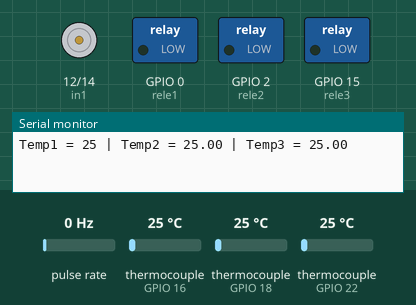
Simulated run of this sketch. Board: ESP32. Parts: motor-driver pin pairs drawn as motors (green arrow = first pin HIGH = forward, orange = second pin HIGH = backward, longer = more drive, scaled by the enable pin), switched loads named in the sketch (green lamp = pin HIGH), the last lines printed to the serial monitor. Wiring (inferred from the names in the program): pulse sensor: data GPIO 13. The test bench sets the inputs (shaded band); at power-on: pulse rate 0 Hz, thermocouple (sensors on GPIO 16, GPIO 18, GPIO 22) 25 °C.

Above: at 0.1 s.
At 10.1 s:
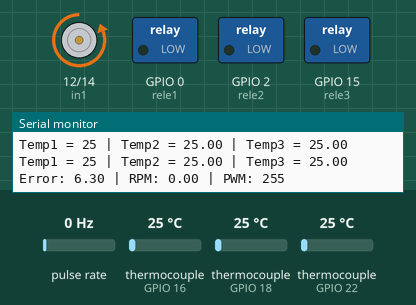
Timing chart, 0 to 11.6 s (numbered marks = the images above):
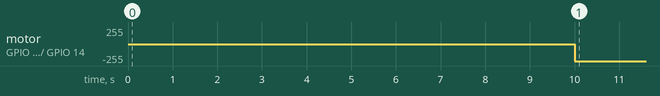

Measured:
- by itself, motor on GPIO 12 (in1) / GPIO 14 (in2): stopped → backward 255/255 at 10.0 s

The sketch:

Bioplastic2.ino
```cpp
//#include <SoftwareSerial.h>
#include "Nextion.h"
#include "max6675.h"

// Definiciones de pines y constantes
#define ENCODER_PIN 13  // Pin de interrupción para el encoder
#define PWM_PIN 27      // Pin PWM para controlar el motor
#define BUTTON_UP_PIN 4  // Botón para aumentar setpoint
#define BUTTON_DOWN_PIN 5  // Botón para reducir setpoint

// Variables globales para control de RPM
const int in1 = 12;           // Entrada 1 del puente H (dirección).
const int in2 = 14;           // Entrada 2 del puente H (dirección).
volatile unsigned long tiempoAnterior = 0;
volatile int frecuencia = 0; // Número de pulsos leídos
double RPMs = 0;
double RPMsFilter = RPMs;
double RPMsFilterAnt = 0;
double alpha = 0.2; // Filtro de media exponencial
int nRanuras = 44;  // Número de ranuras del encoder
double periodo = 10000; // Tiempo de lectura del encoder (ms)
unsigned long tiempoAhora = 0;  // Tiempo actual
float SetP = 6.3; // RPM deseada (Setpoint)
float kp =1, ki = 0.5, kd = 0.05; // Parámetros del PID
static volatile unsigned long lastTimeDebounce = 0;

// Variables PID
float error = 0, errorAnt = 0, errorAntAnt = 0;
float cv = 255, cvAnt = 255, Ts = 10; // Variable de control
float pid_p = 0;
float pid_i = 0;
float pid_d = 0;
float elapsedTime, timePrev=0;


// Variables de temperatura
const int rele1 = 0;
const int rele2 = 2;
const int rele3 = 15;

// Primer Termopar
int thermoDO_1 = 23;
int thermoCS_1 = 22;
int thermoCLK_1 = 21;
int temp1 = 0;

// Segundo Termopar
int thermoDO_2 = 19;
int thermoCS_2 = 18;
int thermoCLK_2 = 5;
int temp2 = 0;

// Tercer Termopar
int thermoDO_3 = 17;
int thermoCS_3 = 16;
int thermoCLK_3 = 4;
int temp3 = 0;


// Funciones para controlar motor
void setup() {
  Serial.begin(9600);

     // Motor PWM
  pinMode(in1, OUTPUT);
  pinMode(in2, OUTPUT);
  pinMode(ENCODER_PIN, INPUT_PULLUP);  // Encoder pin
  pinMode(BUTTON_UP_PIN, INPUT_PULLUP);  // Botón para aumentar Setpoint
  pinMode(BUTTON_DOWN_PIN, INPUT_PULLUP);  // Botón para reducir Setpoint

  // Configuración de la interrupción del encoder
  attachInterrupt(digitalPinToInterrupt(ENCODER_PIN), interrupcion0, RISING);

  pinMode(rele1, OUTPUT);
  pinMode(rele2, OUTPUT);
  pinMode(rele3, OUTPUT);

  digitalWrite(rele1, HIGH);
  digitalWrite(rele2, HIGH);
  digitalWrite(rele3, HIGH);

  // Crear las tareas FreeRTOS
    xTaskCreatePinnedToCore(
    controlMotorTask,   // Función de la tarea
    "ControlMotor",     // Nombre de la tarea
    2048,               // Tamaño del stack (ajustable)
    NULL,               // Parámetros de la tarea
    1,                  // Prioridad de la tarea
    NULL,               // Handle de la tarea
    0                   // Núcleo donde ejecutar (0 o 1)
  );

    xTaskCreatePinnedToCore(
    lecturaTemperaturasTask, // Función de la tarea para leer las temperaturas
    "LecturaTemperaturas",   // Nombre de la tarea
    4096,                    // Tamaño del stack
    NULL,                    // Parámetros de la tarea
    1,                       // Prioridad
    NULL,                    // Handle de la tarea
    0                        // Núcleo donde ejecutar (0 o 1)
  );
}

void loop() {
  // El loop no hace nada, todo se maneja en las tareas FreeRTOS
}

// Interrupción para contar pulsos del encoder
void interrupcion0() {
   // Almacenar el tiempo anterior antes de la lectura actual
    //elapsedTime = (millis() - timePrev) / 1000.0;

  static bool lastState = LOW; // Almacena el último estado del pin

  bool currentState = digitalRead(ENCODER_PIN);
  if (currentState == HIGH && lastState == LOW && (millis() - lastTimeDebounce >= 100)) {
    lastTimeDebounce = millis();
    frecuencia++;
    //Serial.print(frecuencia);
    //Serial.print(",");
  }
  lastState = currentState; // Actualizar el estado previo
  //timePrev=millis();
}

// Función PID para calcular el valor de control (CV)
float funcionPID() {
  error = SetP - RPMsFilterAnt;  // Error actual
   if (abs(error) <= 0.2) {
    error = 0;
    //integral = 0; // Evita acumulación innecesaria
  }
  //pid_p =  kp*error;
  //pid_i += error;
  //pid_d = error-errorAnt;

  //cv = pid_p + pid_i*ki + pid_d*kd;

  cv = cvAnt + (kp + (kd / Ts)) * error + (-kp + ki * Ts - (2 * kd / Ts)) * errorAnt + (kd / Ts) * errorAntAnt;
   // Limita la salida PWM entre 0 y 255
    cv = constrain(cv, 100, 255);

  // Actualizar variables de estado
  cvAnt = cv;
  errorAntAnt = errorAnt;
  errorAnt = error;
  RPMsFilterAnt=RPMsFilter;
  return cv; // Valor de control para PWM
}

// Tarea FreeRTOS para el cálculo de RPM y control PID
void controlMotorTask(void *pvParameters) {
  while (true) {
    if (millis() - tiempoAnterior >= periodo) {
      RPMs = (frecuencia * 60000.0) / ((millis() - tiempoAnterior) * nRanuras); // Calcular RPM
      RPMsFilter = RPMs;
      //RPMsFilter = alpha * RPMs + (1.0 - alpha) * RPMsFilter; // Aplicar filtro exponencial
      tiempoAnterior = millis();
      frecuencia = 0; // Reiniciar contador de pulsos

      // Calcular PID y ajustar el PWM
      int valorPID = funcionPID();
      digitalWrite(in2, HIGH);
      digitalWrite(in1, LOW);
      analogWrite(PWM_PIN, valorPID);
      //int(valorPID)

      // Imprimir valores para monitoreo
      Serial.print("Error: ");
      Serial.print(error);      // Variable de control CV

      Serial.print(" | RPM: ");
      Serial.print(RPMsFilter);  // RPM filtrada

      Serial.print(" | PWM: ");
      Serial.println(valorPID);  // RPM filtrada
    }
/*
    // Ajuste de Setpoint con botones
    if (digitalRead(BUTTON_UP_PIN) == LOW) {
      SetP += 10;  // Incrementar setpoint
      vTaskDelay(500);  // Debounce
    }
    if (digitalRead(BUTTON_DOWN_PIN) == LOW) {
      SetP -= 10;  // Reducir setpoint
      vTaskDelay(500);  // Debounce
    }*/

    vTaskDelay(10 / portTICK_PERIOD_MS);  // Da tiempo a otras tareas para ejecutarse
  }
}

// Tarea FreeRTOS para leer temperaturas
void lecturaTemperaturasTask(void *pvParameters) {
  while (true) {
    MAX6675 thermocouple1(thermoCLK_1, thermoCS_1, thermoDO_1);
    MAX6675 thermocouple2(thermoCLK_2, thermoCS_2, thermoDO_2);
    MAX6675 thermocouple3(thermoCLK_3, thermoCS_3, thermoDO_3);

    temp1 = thermocouple1.readCelsius();
    temp2 = thermocouple2.readCelsius();
    temp3 = thermocouple3.readCelsius();

    // Activar relés (para encender los controladores PID)
    digitalWrite(rele1, LOW);
    digitalWrite(rele2, LOW);
    digitalWrite(rele3, LOW);

    // Imprimir las temperaturas para monitoreo
    Serial.print("Temp1 = ");
    Serial.print(temp1);
    Serial.print(" | Temp2 = ");
    Serial.print(thermocouple2.readCelsius());
    Serial.print(" | Temp3 = ");
    Serial.println(thermocouple3.readCelsius());
    //delay(500);
    vTaskDelay(3000 / portTICK_PERIOD_MS); // Leer temperaturas cada 3 segundos
  }
}
```
